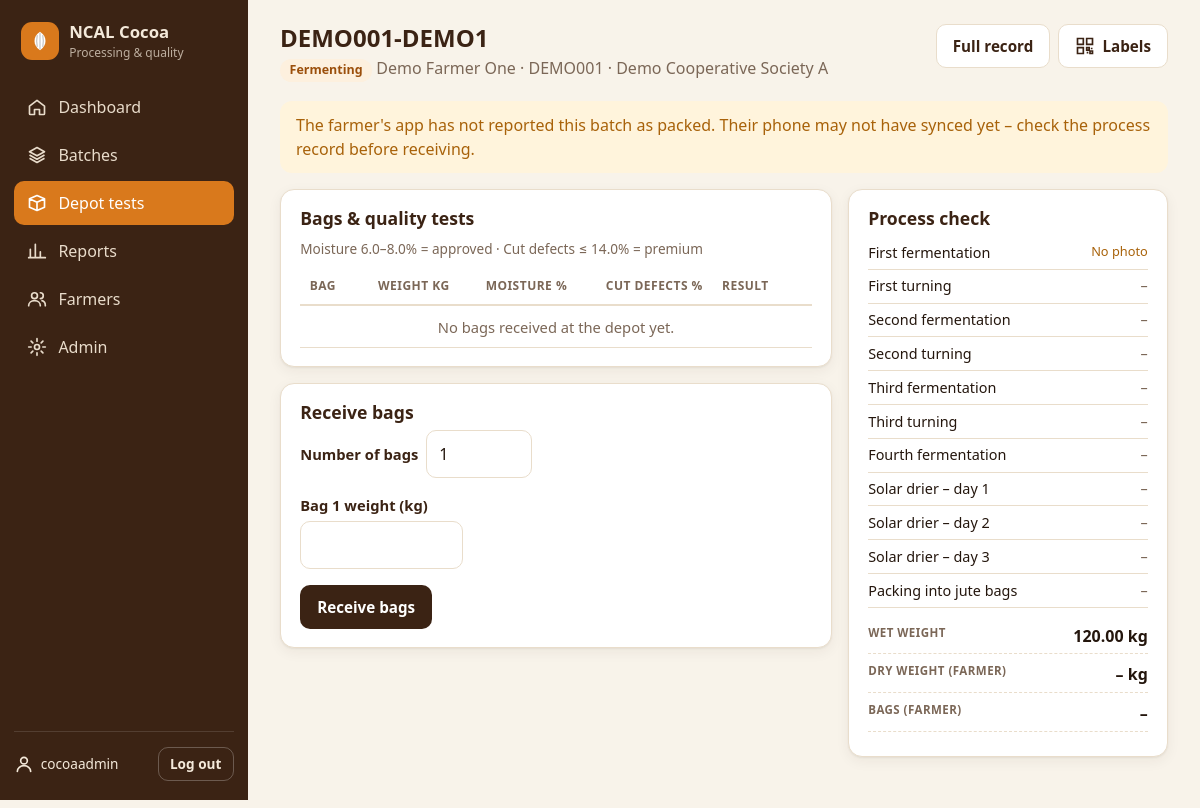
Screenshot of /depot/batch/DEMO001-DEMO1/ (signed in) with the database file from the repository.
### core/models.py (models this page shows, shortened)
class Batch(models.Model):
    class Status(models.TextChoices):
        FERMENTING = "FERMENTING", "Fermenting"
        DRYING = "DRYING", "Drying"
        COMPLETED = "COMPLETED", "Packed – awaiting depot"
        RECEIVED = "RECEIVED", "Received at depot"
        ACCEPTED = "ACCEPTED", "Accepted for export"
        REJECTED = "REJECTED", "Not accepted"
    LOCKED = {"RECEIVED", "ACCEPTED", "REJECTED"}  # farmer can no longer edit
    SOURCE = [
        ("OWN", "Own garden"),
        ("PURCHASED", "Purchased wet beans"),
        ("CONTRIBUTION", "Cluster / group contribution"),
    ]
    FERMENTED_BY = [
        ("INDIVIDUAL", "Individual farmer"),
        ("CLUSTER", "Cluster group"),
        ("SOCIETY", "Cooperative society members"),
    ]
    DRYING = [
        ("SOLAR", "Solar drier (3 days)"),
        ("FERMENTRY", "Fermentry + solar drier"),
    ]
    id = models.UUIDField(primary_key=True, default=uuid.uuid4, editable=False)
    code = models.CharField(max_length=40, unique=True)
    farmer = models.ForeignKey(Farmer, on_delete=models.PROTECT, related_name="batches")
    bean_source = models.CharField(max_length=12, choices=SOURCE, default="OWN")
    source_detail = models.CharField(max_length=200, blank=True,
                                     help_text="Seller name or contributing members")
    fermented_by = models.CharField(max_length=12, choices=FERMENTED_BY, default="INDIVIDUAL")
    drying_method = models.CharField(max_length=10, choices=DRYING, default="SOLAR")
    wet_weight_kg = models.DecimalField(max_digits=9, decimal_places=2)
    dry_weight_kg = models.DecimalField(max_digits=9, decimal_places=2, null=True, blank=True)
    bag_count = models.PositiveSmallIntegerField(null=True, blank=True)
    status = models.CharField(max_length=12, choices=Status.choices, default=Status.FERMENTING)
    started_at = models.DateTimeField(default=timezone.now)
    completed_at = models.DateTimeField(null=True, blank=True)
    notes = models.TextField(blank=True)
    client_updated_at = models.DateTimeField(null=True, blank=True)
    created_at = models.DateTimeField(auto_now_add=True)
    updated_at = models.DateTimeField(auto_now=True)
    class Meta:
        ordering = ["-started_at"]
        verbose_name_plural = "batches"
    @property
    def step_defs(self):
        return stepdefs.steps_for(self.drying_method)
    def steps_by_type(self):
        return {s.step_type: s for s in self.steps.all()}
    def compliance(self):
        tol = rule("FERMENT_TOLERANCE_HOURS")
        by = self.steps_by_type()
        rows = []
        for d in self.step_defs:
            s = by.get(d["code"])
            row = {"def": d, "step": s, "issues": [], "photos": list(s.photos.all()) if s else []}
            if not s or not s.ended_at:
                row["state"] = "current" if (s and s.started_at) else "pending"
                rows.append(row)
                continue
            dur = s.duration_hours
            if d["kind"] == "ferment" and dur is not None and abs(dur - d["hours"]) > tol:
                row["issues"].append(f"{dur:.0f} h – required {d['hours']} h")
            if d["kind"] == "dry" and dur is not None and dur < 4:
                row["issues"].append("Drying period too short")
            if not row["photos"]:
                row["issues"].append("No photo")
            if d["kind"] in ("ferment", "dry", "pack") and s.weight_end_kg is None:
                row["issues"].append("No weight")
            row["state"] = "warn" if row["issues"] else "ok"
            rows.append(row)
        return rows

class Farmer(models.Model):
    GENDER = [("M", "Male"), ("F", "Female")]
    user = models.OneToOneField(settings.AUTH_USER_MODEL, null=True, blank=True,
                                on_delete=models.SET_NULL, related_name="farmer")
    member_number = models.CharField(max_length=30, unique=True)
    first_name = models.CharField(max_length=60)
    last_name = models.CharField(max_length=60)
    gender = models.CharField(max_length=1, choices=GENDER, blank=True)
    phone = models.CharField(max_length=30, blank=True)
    village = models.CharField(max_length=120, blank=True)
    cooperative = models.ForeignKey(Cooperative, on_delete=models.PROTECT, related_name="farmers")
    cluster = models.ForeignKey(Cluster, null=True, blank=True, on_delete=models.SET_NULL,
                                related_name="farmers")
    active = models.BooleanField(default=True)
    joined_on = models.DateField(null=True, blank=True)
    created_at = models.DateTimeField(auto_now_add=True)
    class Meta:
        ordering = ["member_number"]
    @property
    def full_name(self):
        return f"{self.first_name} {self.last_name}".strip()

class Cooperative(models.Model):
    name = models.CharField(max_length=150, unique=True)
    code = models.CharField(max_length=12, unique=True, help_text="Short code, e.g. WSC")
    district = models.CharField(max_length=100, blank=True)
    created_at = models.DateTimeField(auto_now_add=True)
    class Meta:
        ordering = ["name"]

class ProcessStep(models.Model):
    id = models.UUIDField(primary_key=True, default=uuid.uuid4, editable=False)
    batch = models.ForeignKey(Batch, on_delete=models.CASCADE, related_name="steps")
    step_type = models.CharField(max_length=20, choices=stepdefs.CHOICES)
    sequence = models.PositiveSmallIntegerField(default=0)
    started_at = models.DateTimeField(null=True, blank=True)
    ended_at = models.DateTimeField(null=True, blank=True)
    weight_start_kg = models.DecimalField(max_digits=9, decimal_places=2, null=True, blank=True)
    weight_end_kg = models.DecimalField(max_digits=9, decimal_places=2, null=True, blank=True)
    latitude = models.DecimalField(max_digits=9, decimal_places=6, null=True, blank=True)
    longitude = models.DecimalField(max_digits=9, decimal_places=6, null=True, blank=True)
    notes = models.TextField(blank=True)
    recorded_by = models.ForeignKey(settings.AUTH_USER_MODEL, null=True, blank=True,
                                    on_delete=models.SET_NULL)
    client_updated_at = models.DateTimeField(null=True, blank=True)
    created_at = models.DateTimeField(auto_now_add=True)
    updated_at = models.DateTimeField(auto_now=True)
    class Meta:
        ordering = ["batch", "sequence"]
        constraints = [
            models.UniqueConstraint(fields=["batch", "step_type"], name="unique_step_per_batch"),
        ]
    @property
    def duration_hours(self):
        if self.started_at and self.ended_at:
            return (self.ended_at - self.started_at).total_seconds() / 3600
        return None

### core/views.py (the view, shortened to what this page needs)
# urls.py: path("depot/batch/<str:code>/", views.depot_batch, name="depot_batch"),
@staff_required
def depot_batch(request, code):
    batch = _get_batch(code)
    ctx = _batch_context(request, batch)
    ctx["nav"] = "depot"
    return render(request, "core/depot_batch.html", ctx)

### core/context.py (called while the page is built)
def app_context(request):
    return {"COCOA": settings.COCOA, "APP_VERSION": settings.COCOA["APP_VERSION"]}

### core/models.py (called while the page is built)
def rule(key):
    return settings.COCOA[key]

### core/steps.py (called while the page is built)
def steps_for(drying_method):
    drying = FERMENTRY_DRYING if drying_method == "FERMENTRY" else SOLAR_DRYING
    out = []
    for i, d in enumerate(FERMENT + drying + PACKING):
        out.append({**d, "sequence": i})
    return out

### core/views.py (called while the page is built)
def _batch_context(request, batch):
    return {
        "batch": batch,
        "rows": batch.compliance(),
        "bags": [(bag, bag.get_test()) for bag in batch.bags.all()],
        "verify_url": request.build_absolute_uri(reverse("verify", args=[batch.code])),
    }

def _get_batch(code):
    return get_object_or_404(
        Batch.objects.select_related("farmer__cooperative", "farmer__cluster")
        .prefetch_related("steps__photos", "bags__test"), code=code)

### templates/core/depot_batch.html (shortened to what this page needs)
{% extends "base.html" %}
{% block heading %}{{ batch.code }}{% endblock %}
{% block subheading %}<p><span class="chip st-{{ batch.status|lower }}">{{ batch.get_status_display }}</span> <span class="muted">{{ batch.farmer.full_name }} · {{ batch.farmer.member_number }} · {{ batch.farmer.cooperative.name }}</span></p>{% endblock %}
{% block actions %}
  <a class="btn btn-ghost" href="{% url 'batch_detail' batch.code %}">Full record</a>
  <a class="btn btn-ghost" href="{% url 'batch_label' batch.code %}?bags=1" target="_blank"><svg><use href="#i-qr"/></svg>Labels</a>
{% endblock %}
{% block content %}
{% if batch.status == "FERMENTING" or batch.status == "DRYING" %}
  <div class="alert alert-warning">The farmer's app has not reported this batch as packed. Their phone may not have synced yet – check the process record before receiving.</div>
{% endif %}
<div class="grid-detail">
  <div>
    <section class="card">
      <div class="card-head"><h2>Bags &amp; quality tests</h2>
        <span class="muted small">Moisture {{ COCOA.MOISTURE_MIN }}–{{ COCOA.MOISTURE_MAX }}% = approved · Cut defects ≤ {{ COCOA.CUT_TEST_PREMIUM_MAX }}% = premium</span>
      </div>
      {% include "core/_bags.html" with show_actions=True %}
    </section>
    <section class="card">
      <h2>Receive bags</h2>
      <form method="post" class="stack" id="receive-form">
        <label class="field inline">
          <span>Number of bags</span>
          <input type="number" id="bag-n" min="1" max="60" value="{{ batch.bag_count|default:1 }}">
        </label>
        <div class="bag-weights" id="bag-weights"></div>
        <button class="btn btn-primary" type="submit">Receive bags</button>
      </form>
    </section>
  </div>
  <aside>
    <section class="card">
      <h2>Process check</h2>
      <ul class="check-list">
        {% for r in rows %}
          <li class="tl-{{ r.state }}">
            <span>{{ r.def.label }}</span>
            {% if r.state == "ok" %}<span class="ok">✓</span>{% elif r.state == "warn" %}<span class="warn" title="{{ r.issues|join:', ' }}">{{ r.issues|first }}</span>{% else %}<span class="muted">–</span>{% endif %}
          </li>
        {% endfor %}
      </ul>
      <dl class="facts facts-col">
        <div><dt>Wet weight</dt><dd>{{ batch.wet_weight_kg }} kg</dd></div>
        <div><dt>Dry weight (farmer)</dt><dd>{{ batch.dry_weight_kg|default:"–" }} kg</dd></div>
        <div><dt>Bags (farmer)</dt><dd>{{ batch.bag_count|default:"–" }}</dd></div>
      </dl>
    </section>
  </aside>
</div>
{% endblock %}

### templates/base.html (shortened to what this page needs)
{% load static %}<!doctype html>
<html lang="en">
<head>
  <link rel="stylesheet" href="{% static 'css/app.css' %}">
</head>
<body class="{% block body_class %}staff{% endblock %}">
{% block layout %}
<div class="layout">
  <aside class="sidebar">
    <a class="brand" href="{% url 'dashboard' %}">
      <span class="brand-mark"><svg><use href="#i-pod"/></svg></span>
      <span><strong>{{ COCOA.ORG_SHORT }} Cocoa</strong><small>Processing &amp; quality</small></span>
    </a>
    <nav class="side-nav">
      {% if not user.is_staff %}
      <a href="{% url 'app_shell' %}"><svg><use href="#i-home"/></svg>Farmer app</a>
      {% else %}
      <a href="{% url 'dashboard' %}" class="{% if nav == 'dashboard' %}active{% endif %}"><svg><use href="#i-home"/></svg>Dashboard</a>
      <a href="{% url 'batch_list' %}" class="{% if nav == 'batches' %}active{% endif %}"><svg><use href="#i-layers"/></svg>Batches</a>
      <a href="{% url 'depot_home' %}" class="{% if nav == 'depot' %}active{% endif %}"><svg><use href="#i-box"/></svg>Depot tests</a>
      <a href="{% url 'reports' %}" class="{% if nav == 'reports' %}active{% endif %}"><svg><use href="#i-chart"/></svg>Reports</a>
      <a href="{% url 'farmer_list' %}" class="{% if nav == 'farmers' %}active{% endif %}"><svg><use href="#i-users"/></svg>Farmers</a>
      {% if user.is_superuser %}<a href="{% url 'admin:index' %}"><svg><use href="#i-cog"/></svg>Admin</a>{% endif %}
      {% endif %}
    </nav>
    <div class="side-foot">
      <div class="who"><svg><use href="#i-user"/></svg>{{ user.get_full_name|default:user.username }}</div>
      <form method="post" action="{% url 'logout' %}">{% csrf_token %}<button class="btn btn-ghost btn-sm" type="submit">Log out</button></form>
    </div>
  </aside>
  <main class="main">
    <header class="topbar">
      <div>
        <h1>{% block heading %}{% endblock %}</h1>
        {% block subheading %}{% endblock %}
      </div>
      <div class="topbar-actions">{% block actions %}{% endblock %}</div>
    </header>
    {% block content %}{% endblock %}
  </main>
</div>
{% endblock %}
</body>
</html>

### rows the page displays
Batch: code "DEMO001-DEMO1", status "Fermenting", farmer.full_name "Demo Farmer One", farmer.member_number "DEMO001", farmer.cooperative.name "Demo Cooperative Society A", bag_count "1", wet_weight_kg "120.00", dry_weight_kg "–", bag_count "–"
ProcessStep: def.label "First fermentation", issues|first "No photo"
ProcessStep: def.label "First turning"

### other values shown
{{ COCOA.ORG_SHORT }} "NCAL"
{{ user.get_full_name|default:user.username }} "cocoaadmin"
{{ COCOA.MOISTURE_MIN }} "6.0"
{{ COCOA.MOISTURE_MAX }} "8.0"
{{ COCOA.CUT_TEST_PREMIUM_MAX }} "14.0"
{{ r.def.label }} "Second fermentation" "Second turning" "Third fermentation" "Third turning" "Fourth fermentation" "Solar drier – day 1" "Solar drier – day 2" "Solar drier – day 3" "Packing into jute bags"
